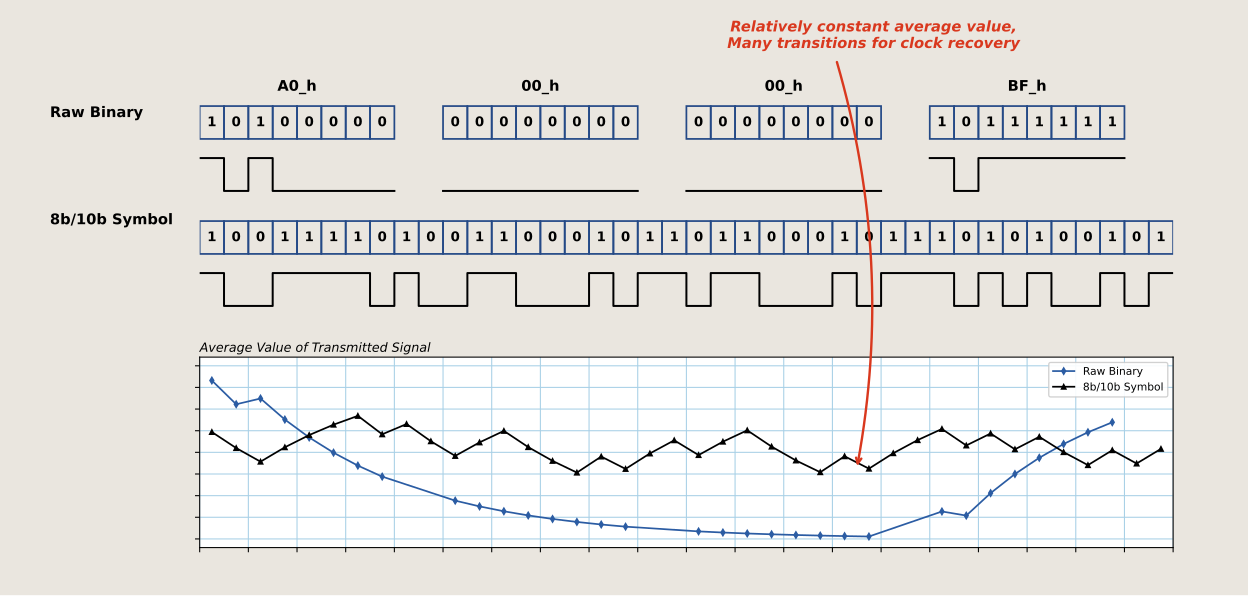

Recreate this plot in Python.
# Reference image from this Exeperiment :
# Title : Analyzing 8b/10b Encoded Signals with a Real-time Oscilloscope
# Link  :  https://download.tek.com/document/55W_26438_2.pdf

import matplotlib.pyplot as plt
import numpy as np
from scipy.signal import lfilter

# -------------------------------------------------------------
# 1. Bit Definitions (Standard 8b/10b Transmission)
# -------------------------------------------------------------
hex_labels = ["A0_h", "00_h", "00_h", "BF_h"]

raw_bytes = [
    [1, 0, 1, 0, 0, 0, 0, 0],
    [0, 0, 0, 0, 0, 0, 0, 0],
    [0, 0, 0, 0, 0, 0, 0, 0],
    [1, 0, 1, 1, 1, 1, 1, 1]
]

encoded_syms = [
    [1, 0, 0, 1, 1, 1, 1, 0, 1, 0],
    [0, 1, 1, 0, 0, 0, 1, 0, 1, 1],
    [0, 1, 1, 0, 0, 0, 1, 0, 1, 1],
    [1, 0, 1, 0, 1, 0, 0, 1, 0, 1]
]

flat_encoded = [b for sym in encoded_syms for b in sym]

# -------------------------------------------------------------
# 2. Figure & Layout Setup
# -------------------------------------------------------------
fig = plt.figure(figsize=(13, 6.2), facecolor='#EAE6DF')

# Top schematic axis
ax_top = fig.add_axes([0.16, 0.44, 0.78, 0.46])
ax_top.set_facecolor('#EAE6DF')
ax_top.axis('off')
ax_top.set_xlim(0, 40)
ax_top.set_ylim(0, 5.0)

# Bottom graph axis
ax_graph = fig.add_axes([0.16, 0.08, 0.78, 0.32])
ax_graph.set_facecolor('white')

# -------------------------------------------------------------
# 3. Waveform Drawing Helper
# -------------------------------------------------------------
def get_step_waveform(bits, x_offset=0, bit_width=1.0, y_base=0.0, y_high=0.6):
    x, y = [], []
    for i, b in enumerate(bits):
        x0 = x_offset + i * bit_width
        x1 = x0 + bit_width
        val = y_base + (y_high if b == 1 else 0.0)

        if len(x) > 0 and y[-1] != val:
            x.append(x0)
            y.append(val)
        x.extend([x0, x1])
        y.extend([val, val])
    return x, y

# -------------------------------------------------------------
# 4. Draw Schematic (Boxes, Text, Waveforms)
# -------------------------------------------------------------
# Row Labels on Left
fig.text(0.04, 0.81, 'Raw Binary', fontsize=11, fontweight='bold', va='center')
fig.text(0.04, 0.63, '8b/10b Symbol', fontsize=11, fontweight='bold', va='center')

# --- Raw Binary Row ---
for i, (lbl, byte) in enumerate(zip(hex_labels, raw_bytes)):
    x_pos = i * 10
    # Hex label above each byte group
    ax_top.text(x_pos + 4.0, 4.5, lbl, fontsize=11, fontweight='bold', ha='center', va='center')

    # 8 boxes per byte group
    for j, bit in enumerate(byte):
        rect = plt.Rectangle((x_pos + j, 3.55), 1.0, 0.6, fill=False, edgecolor='#244986', lw=1.3)
        ax_top.add_patch(rect)
        ax_top.text(x_pos + j + 0.5, 3.85, str(bit), ha='center', va='center', fontsize=10, fontweight='bold')

    # Raw waveform directly beneath its respective 8-bit group
    wx, wy = get_step_waveform(byte, x_offset=x_pos, bit_width=1.0, y_base=2.6, y_high=0.6)
    ax_top.plot(wx, wy, color='black', lw=1.5)

# --- 8b/10b Row ---
for j, bit in enumerate(flat_encoded):
    rect = plt.Rectangle((j, 1.45), 1.0, 0.6, fill=False, edgecolor='#244986', lw=1.3)
    ax_top.add_patch(rect)
    ax_top.text(j + 0.5, 1.75, str(bit), ha='center', va='center', fontsize=10, fontweight='bold')

# Continuous 8b/10b waveform
wx_enc, wy_enc = get_step_waveform(flat_encoded, x_offset=0, bit_width=1.0, y_base=0.5, y_high=0.6)
ax_top.plot(wx_enc, wy_enc, color='black', lw=1.5)

# -------------------------------------------------------------
# 5. Correct Physical RC Integrator for Running Average
# -------------------------------------------------------------
# First-order IIR filter simulating an AC coupling circuit (tau ~ 10 bit periods)
alpha = 0.15
b_coeff = [alpha]
a_coeff = [1.0, -(1.0 - alpha)]

# 8b/10b sequence: sample at each bit period
enc_samples = np.array(flat_encoded, dtype=float)
enc_avg = lfilter(b_coeff, a_coeff, enc_samples, zi=[0.55*(1-alpha)])[0]

# Raw sequence: constructed across the transmission interval
raw_dense = np.zeros(40)
for i, byte in enumerate(raw_bytes):
    raw_dense[i*10 : i*10 + 8] = byte

raw_avg_full = lfilter(b_coeff, a_coeff, raw_dense, zi=[0.90*(1-alpha)])[0]

# Extract points corresponding to where raw bits are valid
raw_x_idx = []
for i in range(4):
    raw_x_idx.extend(range(i * 10, i * 10 + 8))
raw_x_pts = np.array(raw_x_idx) + 0.5
raw_y_pts = raw_avg_full[raw_x_idx]

enc_x_pts = np.arange(40) + 0.5

# -------------------------------------------------------------
# 6. Render Graph
# -------------------------------------------------------------
ax_graph.set_title('Average Value of Transmitted Signal', fontsize=9.5, loc='left', pad=4, style='italic')
ax_graph.grid(True, which='both', color='#A8D0E6', linestyle='-', linewidth=0.8)

ax_graph.set_xlim(0, 40)
ax_graph.set_ylim(-0.05, 1.05)

# Plot data traces
ax_graph.plot(raw_x_pts, raw_y_pts, marker='d', markersize=3.5, color='#2B5CA3', lw=1.3, label='Raw Binary')
ax_graph.plot(enc_x_pts, enc_avg, marker='^', markersize=3.5, color='black', lw=1.3, label='8b/10b Symbol')

ax_graph.set_xticks(np.arange(0, 41, 2))
ax_graph.set_xticklabels([])
ax_graph.set_yticks(np.linspace(0, 1, 9))
ax_graph.set_yticklabels([])
ax_graph.legend(loc='upper right', frameon=True, facecolor='white', framealpha=0.9, fontsize=8)

# -------------------------------------------------------------
# 7. Red Callout Text & Connecting Arrow
# -------------------------------------------------------------
fig.text(0.70, 0.94, 'Relatively constant average value,\nMany transitions for clock recovery',
         color='#D9381E', fontsize=11, style='italic', fontweight='bold', ha='center', va='center')

# Draw arrow from text to the stabilized 8b/10b curve around bit 27
ax_graph.annotate(
    '',
    xy=(27.0, enc_avg[27]),
    xycoords='data',
    xytext=(0.67, 0.90),
    textcoords='figure fraction',
    arrowprops=dict(arrowstyle="->", color='#D9381E', lw=1.8, connectionstyle="arc3,rad=-0.12")
)

plt.show()
